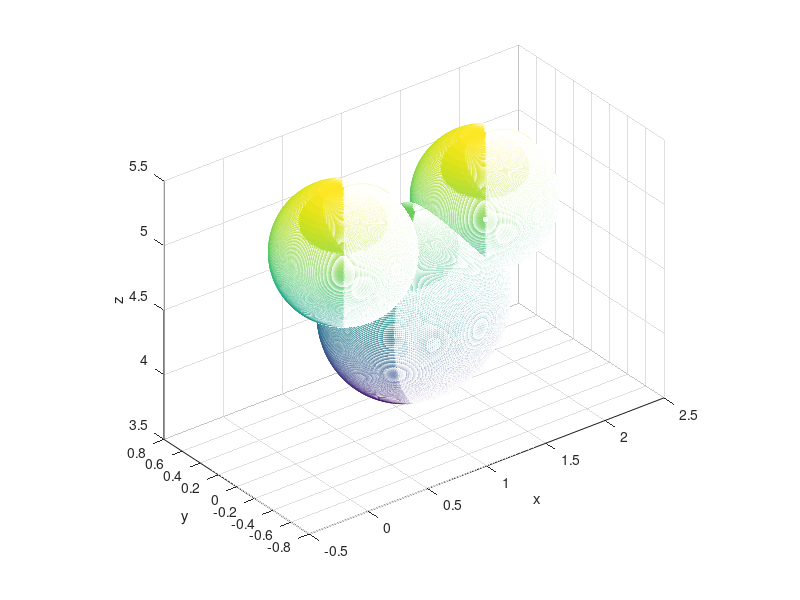

Write the MATLAB code that produced this figure.
clc
clear
phi=0:0.007:2*pi;
teta=0:0.007:pi;
r1=0.5;
r2=0.7
[phi teta]=meshgrid(phi,teta);
x=0.4+r1*sin(teta).*cos(phi);
y=r1*sin(teta).*sin(phi);
z=5+r1*cos(teta);
x1=1.6+r1*sin(teta).*cos(phi);
y1=r1*sin(teta).*sin(phi);
z1=5+r1*cos(teta);
x2=(1+r2*sin(teta).*cos(phi));
y2=(r2*sin(teta).*sin(phi))*0.8;
z2=4.4+1*(r2*cos(teta));
mesh(x,y,z)
daspect([1 1 1])
hold on
mesh(x1,y1,z1)
xlabel('x');
ylabel('y');
zlabel('z');
hold on
mesh(x2,y2,z2);